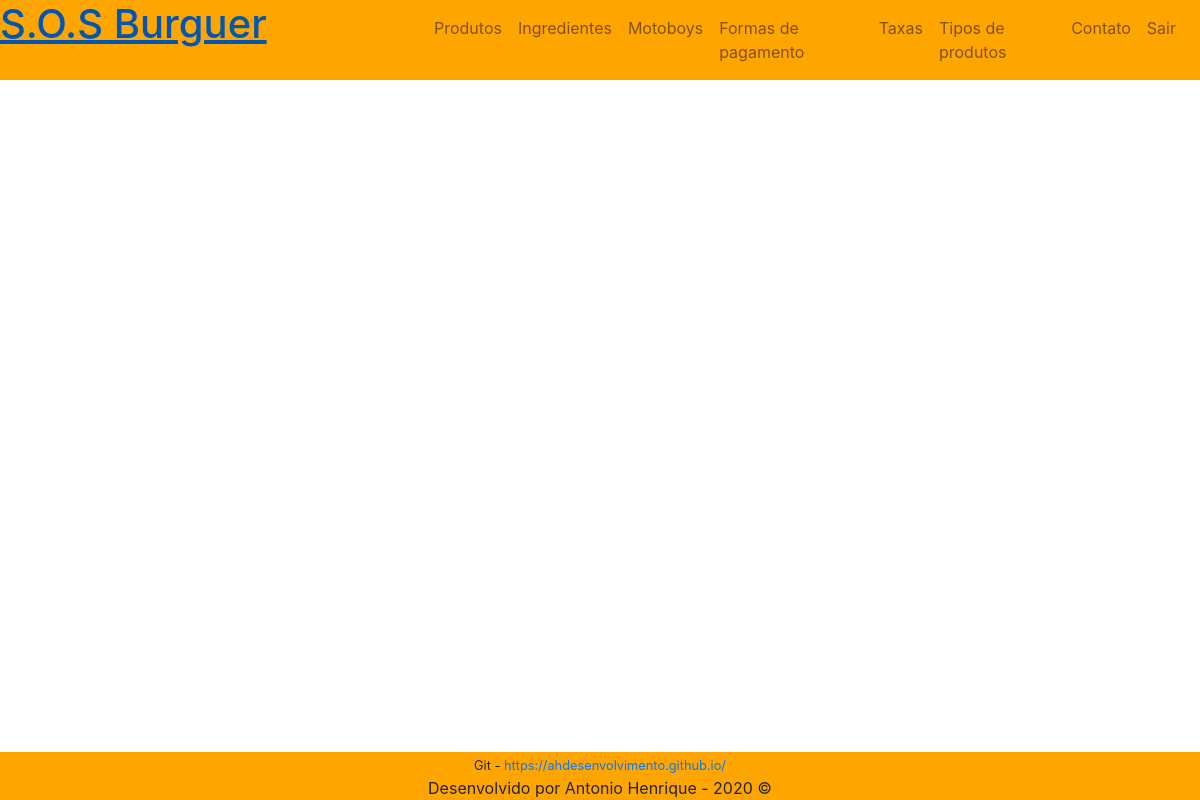
The app's page /administracao, older data.
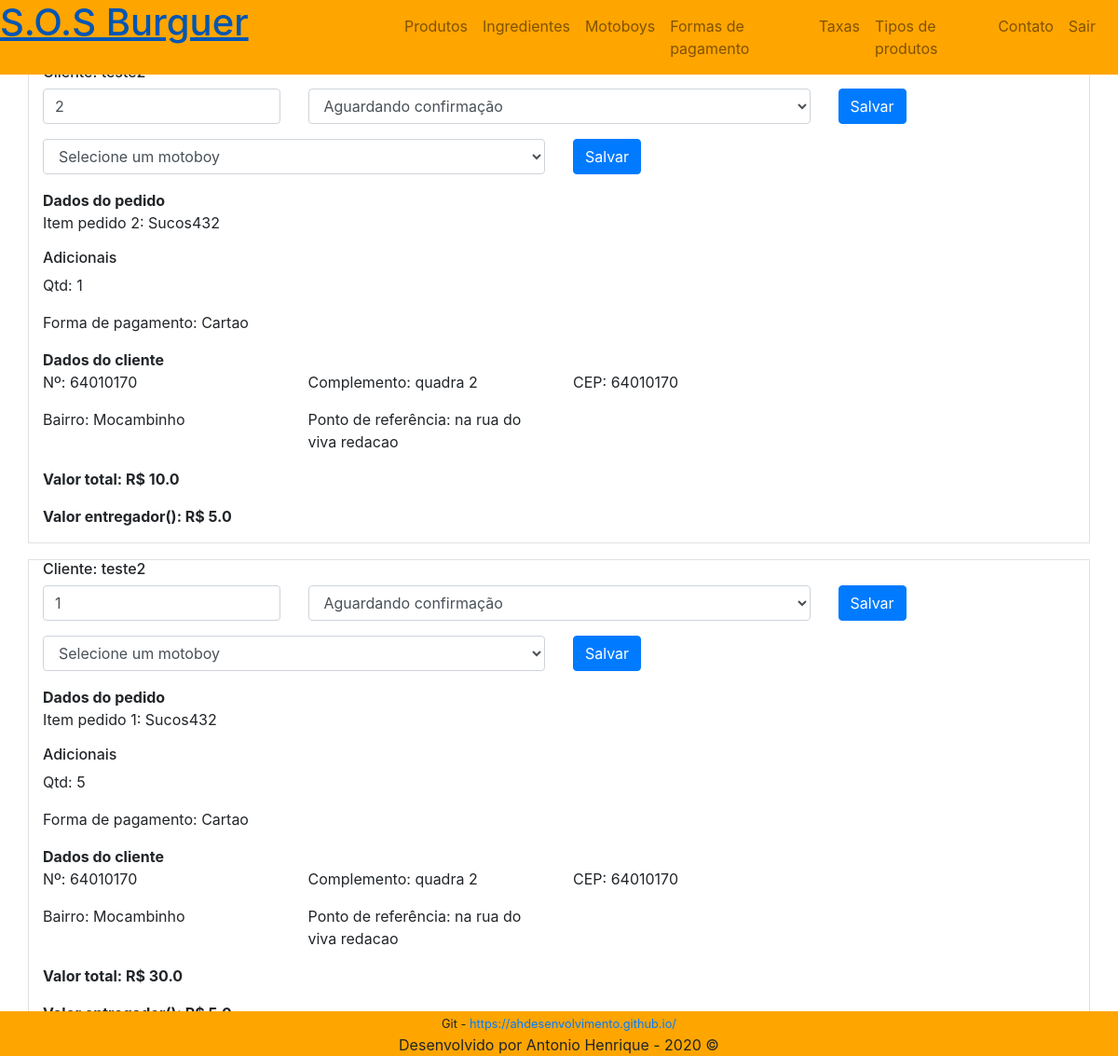
The same page, newer data.
### core/models.py (models this page shows, shortened)
class Base(models.Model):
    criacao = models.DateTimeField('Criação', auto_now_add=True)
    modificacao = models.DateField('Modificação', auto_now=True)
    class Meta:
        abstract = True

class Pedido(Base):
    UNITY_CHOICES = (
        ('1', 'Delivery'),
        ('2', 'Retirada'),
        ('3', 'Consumir no local')
    )
    cod_pedido = models.AutoField('Código do pedido', primary_key=True)
    status = models.CharField('Status do pedido', max_length=70, default='Não finalizado')
    total = models.FloatField('Total em R$')
    tipo_de_entrega = models.CharField('Tipo de entrega', max_length=50, choices=UNITY_CHOICES, blank=False, null=False)
    cod_motoboy = models.ForeignKey(MotoBoy, on_delete=models.DO_NOTHING, default=None, null=True, blank=True)
    cod_endereco = models.ForeignKey(EnderecoCliente, on_delete=models.DO_NOTHING)
    cod_forma = models.ForeignKey(FormaPagamento, on_delete=models.CASCADE, null=True)

class Carrinho(Base):
    cod = models.AutoField('Código', primary_key=True)
    cod_prod = models.ForeignKey(Produto, on_delete=models.DO_NOTHING, default=None)
    cod_pedido = models.ForeignKey(Pedido, on_delete=models.PROTECT, null=True)
    cod_cliente = models.ForeignKey(Usuario, on_delete=models.CASCADE, default=None)
    observacao = models.TextField('Observação', max_length=75, null=True, default='Sem observações', blank=True)
    quantidade = models.IntegerField('Quantidade')
    total = models.FloatField('Total', default=None, null=True)
    class Meta:
        verbose_name = 'Carrinho'
        verbose_name_plural = 'Carrinhos'

class Produto(models.Model):
    cod_prod = models.AutoField('Código do produto', primary_key=True)
    nome = models.CharField('Nome do produto', max_length=50)
    ingredientes = models.CharField('Ingredientes', max_length=50)
    descricao = models.TextField('Descrição do produto', max_length=120)
    valor = models.FloatField('Preço')
    imagem = StdImageField('Imagem', upload_to='produtos', variations={'thumb':(124,124)})
    ativo = models.BooleanField('Ativo', default=True, null=True, blank=False)
    cod_tipo = models.ForeignKey(Tipo, on_delete=models.CASCADE)
    class Meta:
        verbose_name = 'Produto'
        verbose_name_plural = 'Produtos'

class FormaPagamento(models.Model):
    cod_forma = models.AutoField('Código', primary_key=True)
    forma = models.CharField('Forma de pagamento', max_length=75, unique=True)
    ativo = models.BooleanField('Ativo', default=False, null=True, blank=False)
    troco = models.FloatField('Troco', null=True, blank=True)
    class Meta:
        verbose_name = 'Forma de pagamento'
        verbose_name_plural = 'Formas de pagamento'
    def __str__(self):
        return self.forma

class EnderecoCliente(models.Model):
    cod_cliente = models.ForeignKey(Usuario, on_delete=models.CASCADE)
    cod_endereco = models.ForeignKey(Endereco, on_delete=models.CASCADE)

class Endereco(models.Model):
    cod_endereco = models.AutoField('Código', primary_key=True)
    numero_casa = models.IntegerField('Número')
    cep = models.CharField('CEP', max_length=50)
    complemento = models.CharField('Complemento', max_length=100)
    ponto = models.CharField('Ponto de referência', max_length=50, default=None)
    bairro = models.ForeignKey(Bairro, on_delete=models.CASCADE)
    cod_cliente = models.ForeignKey(Usuario, on_delete=models.CASCADE, default=None, null=True)

class Bairro(models.Model):
    cod_bairro = models.AutoField('Código do bairro', primary_key=True)
    nome = models.CharField('Nome do bairro', max_length=30)
    taxa = models.FloatField('Taxa de entrega')
    class Meta:
        verbose_name = 'Bairro'
        verbose_name_plural = 'Bairros'

class Usuario(AbstractUser):
    username = models.CharField('Telefone', max_length=25, unique=True)
    controle_pedido = models.BooleanField('Pedido finalizado?', default=False)
    is_staff = models.BooleanField('Membro da equipe', default=False)
    USERNAME_FIELD = 'username'
    REQUIRED_FIELDS = ['first_name', 'last_name', 'email']
    objects = BaseManager()

### core/views.py (the view)
# urls.py: path('administracao', administracao, name='administracao'),
def administracao(request):
    data_atual = date.today()
    pedidos = Pedido.objects.all().filter(modificacao=data_atual).order_by('-cod_pedido')
    pk_moto = MotoBoyPk(request.POST or None)
    motoboy = MotoBoy.objects.all()
    produtos = Carrinho.objects.all()
    adicionais = Adicionais.objects.all()
    form = AtualizaPedido(request.POST or None)
    if pk_moto.is_valid():
        dados_moto = pk_moto.cleaned_data
        moto = MotoBoy.objects.get(cod_moto=dados_moto['pk_moto'])
        pedido = Pedido.objects.filter(cod_pedido=request.POST.get('cod_pedido')).update(cod_motoboy=moto)
    if form.is_valid():## and pk_moto.is_valid():  # and form2.is_valid():
        pedido = Pedido.objects.filter(cod_pedido=request.POST.get('cod_pedido')).update(
            status=form.cleaned_data['status'])#, cod_motoboy=moto)
    else:
        print('haha')
    return render(request, 'administracao.html', {'pedidos':pedidos,
                                                  'produtos':produtos,
                                                  'motoboys':motoboy,
                                                  'adicionais':adicionais})

### core/templates/administracao.html (shortened to what this page needs)
{% extends 'base_adm.html' %}
{% block content %}
<div class="container ajustar">
    <h4>Bem vindo a administração do sistema</h4>
    <button>Listar apenas não entregues</button>
    <button>Listar todos os pedidos</button>
     {% for i in pedidos %}
        <form method="POST" action="" style="padding-bottom: 1.5%;">
             <div class="row border">
                <h6 class="col-12">Cliente: {{i.cod_endereco.cod_cliente.username}}</h6>
                <div class="form-group col-3">
                    <input type="number" id="cod_pedido" class="form-control" name="cod_pedido" value="{{i.cod_pedido}}">
                </div>
                <div class="form-group col-6">
                    <select id="status" name="status" class="form-control">
                        <option value="">{{i.status}}</option>
                    </select>
                </div>
                <div class="col-3">
                    <button type="submit" class="btn btn-primary">Salvar</button>
                </div>
                 <div class="form-group col-6">
                    <select id="pk_moto" name="pk_moto" class="form-control">
                        <option value="">Selecione um motoboy</option>
                    </select>
                </div>
                <div class="col-3">
                    <button type="submit" class="btn btn-primary">Salvar</button>
                </div>
                <div class="col-12">
                    <strong>Dados do pedido</strong>
                    {% for j in produtos %}
                        {% if i.cod_pedido == j.cod_pedido.cod_pedido %}
                            <p>Item pedido {{i.cod_pedido}}: {{j.cod_prod.nome}}</p>
                            <h6>Adicionais</h6>
                            <p>Qtd: {{j.quantidade}}</p>
                        {% endif %}
                    {% endfor %}
                    <p>Forma de pagamento: {{i.cod_forma}}</p>
                </div>
                <div class="col-12">
                    <strong>Dados do cliente</strong>
                    <div class="row">
                        <div class="col-3"><p>Nº: {{i.cod_endereco.cod_endereco.cep}}</p></div>
                        <div class="col-3"><p>Complemento: {{i.cod_endereco.cod_endereco.complemento}}</p></div>
                        <div class="col-6"><p>CEP: {{i.cod_endereco.cod_endereco.cep}}</p></div>
                        <div class="col-3"><p>Bairro: {{i.cod_endereco.cod_endereco.bairro.nome}}</p></div>
                        <div class="col-3"><p>Ponto de referência: {{i.cod_endereco.cod_endereco.ponto}}</p></div>
                    </div>
                </div>
                <div class="col-12">
                    <p><strong>Valor total: R$ {{i.total}}</strong></p>
                    <p><strong>Valor entregador({{i.cod_motoboy.nome}}): R$ {{i.cod_endereco.cod_endereco.bairro.taxa}}</strong></p>
                </div>
            </div>
        </form>
     {% endfor %}
 </div>
{% endblock %}

Row changes from the older to the newer data that the page shows:
now on this page (row edited): Pedido: cod_pedido "2", status "Aguardando confirmação", cod_forma "Cartao", cod_endereco.cod_endereco.cep "64010170", cod_endereco.cod_endereco.complemento "quadra 2", cod_endereco.cod_endereco.bairro.nome "Mocambinho", cod_endereco.cod_endereco.ponto "na rua do viva redacao", total "10.0", cod_endereco.cod_endereco.bairro.taxa "5.0"
now on this page (row edited): Carrinho: cod_prod.nome "Sucos432", quantidade "1", shown under "Cartao"
now on this page (row edited): Pedido: cod_endereco.cod_cliente.username "teste2", cod_pedido "1", status "Aguardando confirmação", cod_forma "Cartao", cod_endereco.cod_endereco.cep "64010170", cod_endereco.cod_endereco.complemento "quadra 2", cod_endereco.cod_endereco.bairro.nome "Mocambinho", cod_endereco.cod_endereco.ponto "na rua do viva redacao", total "30.0"
now on this page (row edited): Carrinho: cod_prod.nome "Sucos432", quantidade "5", shown under "teste2"
